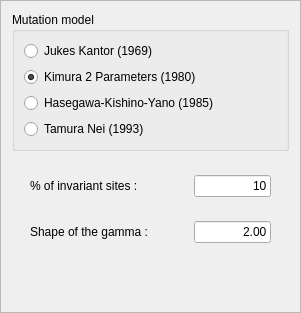
      <widget class="QFrame" name="frame_9">
       <property name="frameShape">
        <enum>QFrame::StyledPanel</enum>
       </property>
       <property name="frameShadow">
        <enum>QFrame::Raised</enum>
       </property>
       <layout class="QVBoxLayout" name="verticalLayout_27">
        <item>
         <widget class="QGroupBox" name="groupBox_7">
          <property name="title">
           <string>Mutation model</string>
          </property>
          <layout class="QVBoxLayout" name="verticalLayout_6">
           <item>
            <widget class="QRadioButton" name="jukesRadio">
             <property name="text">
              <string>Jukes Kantor (1969)</string>
             </property>
             <property name="checked">
              <bool>false</bool>
             </property>
            </widget>
           </item>
           <item>
            <widget class="QRadioButton" name="kimuraRadio">
             <property name="text">
              <string>Kimura 2 Parameters (1980)</string>
             </property>
             <property name="checked">
              <bool>true</bool>
             </property>
            </widget>
           </item>
           <item>
            <widget class="QRadioButton" name="haseRadio">
             <property name="text">
              <string>Hasegawa-Kishino-Yano (1985)</string>
             </property>
            </widget>
           </item>
           <item>
            <widget class="QRadioButton" name="tamuraRadio">
             <property name="text">
              <string>Tamura Nei (1993)</string>
             </property>
            </widget>
           </item>
          </layout>
         </widget>
        </item>
        <item>
         <widget class="QFrame" name="bottomRightFrame">
          <layout class="QVBoxLayout" name="verticalLayout_29">
           <item>
            <widget class="QFrame" name="frame_2">
             <property name="maximumSize">
              <size>
               <width>16777215</width>
               <height>50</height>
              </size>
             </property>
             <property name="frameShape">
              <enum>QFrame::NoFrame</enum>
             </property>
             <property name="frameShadow">
              <enum>QFrame::Raised</enum>
             </property>
             <layout class="QHBoxLayout" name="horizontalLayout_16">
              <item>
               <widget class="QLabel" name="isLabel">
                <property name="text">
                 <string>% of invariant sites :</string>
                </property>
               </widget>
              </item>
              <item>
               <spacer name="horizontalSpacer">
                <property name="orientation">
                 <enum>Qt::Horizontal</enum>
                </property>
                <property name="sizeHint" stdset="0">
                 <size>
                  <width>40</width>
                  <height>20</height>
                 </size>
                </property>
               </spacer>
              </item>
              <item>
               <widget class="QLineEdit" name="isEdit">
                <property name="minimumSize">
                 <size>
                  <width>77</width>
                  <height>0</height>
                 </size>
                </property>
                <property name="maximumSize">
                 <size>
                  <width>77</width>
                  <height>16777215</height>
                 </size>
                </property>
                <property name="text">
                 <string>10</string>
                </property>
                <property name="alignment">
                 <set>Qt::AlignRight|Qt::AlignTrailing|Qt::AlignVCenter</set>
                </property>
               </widget>
              </item>
             </layout>
            </widget>
           </item>
           <item>
            <widget class="QFrame" name="frame_3">
             <property name="maximumSize">
              <size>
               <width>16777215</width>
               <height>50</height>
              </size>
             </property>
             <property name="frameShape">
              <enum>QFrame::NoFrame</enum>
             </property>
             <property name="frameShadow">
              <enum>QFrame::Raised</enum>
             </property>
             <layout class="QHBoxLayout" name="horizontalLayout_15">
              <item>
               <widget class="QLabel" name="sotgLabel">
                <property name="text">
                 <string>Shape of the gamma :</string>
                </property>
               </widget>
              </item>
              <item>
               <spacer name="horizontalSpacer_2">
                <property name="orientation">
                 <enum>Qt::Horizontal</enum>
                </property>
                <property name="sizeHint" stdset="0">
                 <size>
                  <width>40</width>
                  <height>20</height>
                 </size>
                </property>
               </spacer>
              </item>
              <item>
               <widget class="QLineEdit" name="sotgEdit">
                <property name="minimumSize">
                 <size>
                  <width>77</width>
                  <height>0</height>
                 </size>
                </property>
                <property name="maximumSize">
                 <size>
                  <width>77</width>
                  <height>16777215</height>
                 </size>
                </property>
                <property name="text">
                 <string>2.00</string>
                </property>
                <property name="alignment">
                 <set>Qt::AlignRight|Qt::AlignTrailing|Qt::AlignVCenter</set>
                </property>
               </widget>
              </item>
             </layout>
            </widget>
           </item>
           <item>
            <spacer name="verticalSpacer">
             <property name="orientation">
              <enum>Qt::Vertical</enum>
             </property>
             <property name="sizeHint" stdset="0">
              <size>
               <width>20</width>
               <height>40</height>
              </size>
             </property>
            </spacer>
           </item>
          </layout>
         </widget>
        </item>
       </layout>
      </widget>
